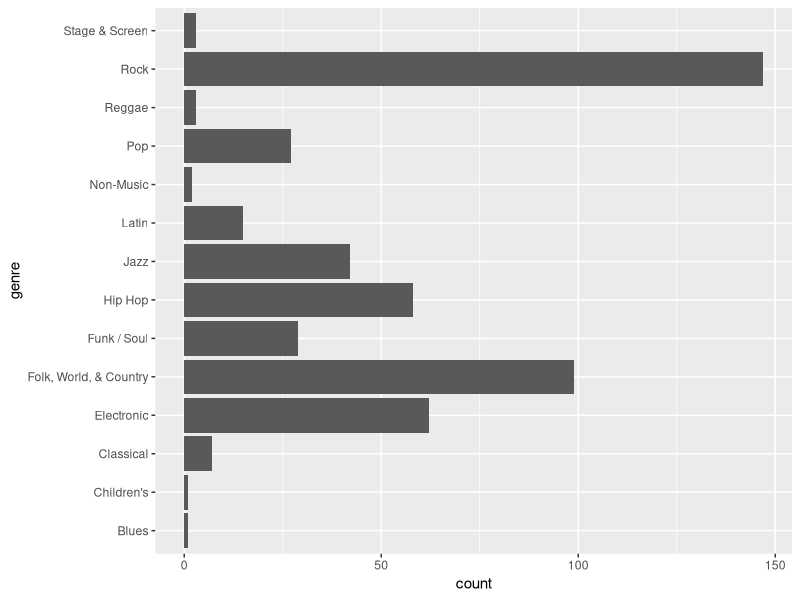
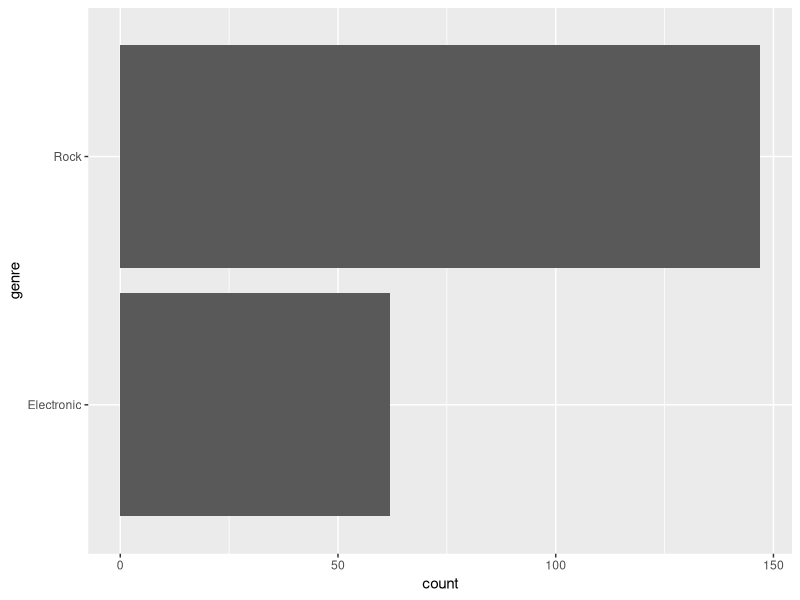
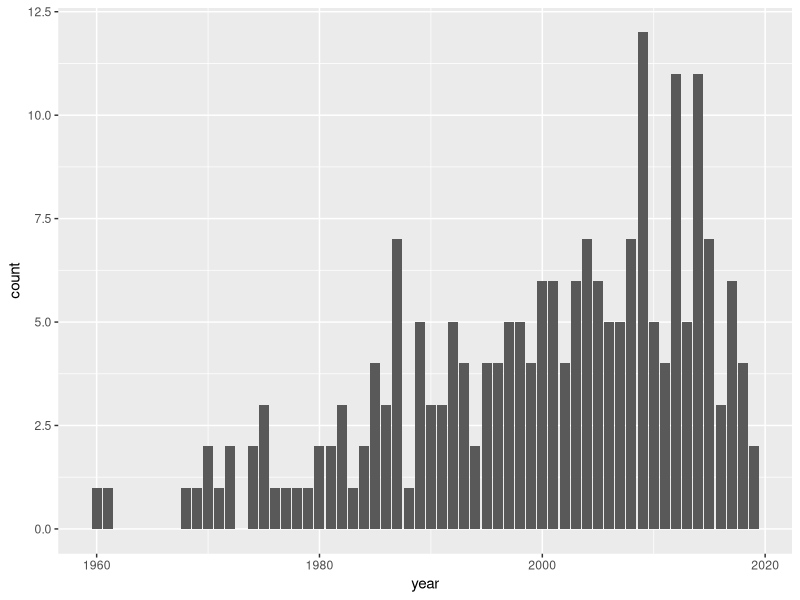
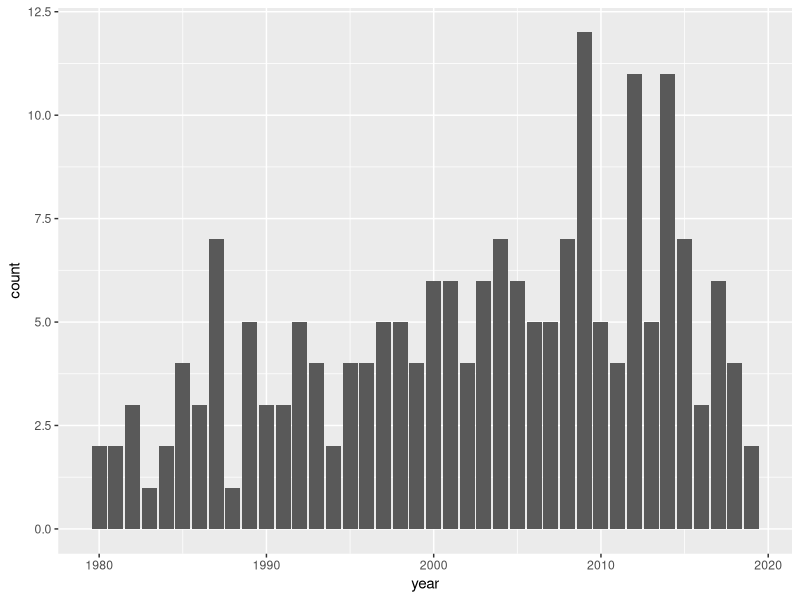

Write the R code that produced these figures, in order.
## ---- chunk 1
knitr::opts_chunk$set(echo = TRUE)
library('tidyverse')
library('dplyr')
## ---- chunk 2
albumCovers <- read_csv('data/album-cover-data.csv')

glimpse(albumCovers)
## ---- chunk 3
colSums(is.na(albumCovers))
clean_dat <- albumCovers %>%
  drop_na()
glimpse(clean_dat)
colSums(is.na(clean_dat))
## ---- chunk 4
clean_dat %>%
  ggplot() +
  geom_bar(aes(x=genre)) +
  coord_flip()
## ---- chunk 5
clean_dat <- filter(clean_dat, genre == 'Rock' | genre == 'Electronic')
## ---- chunk 6
clean_dat %>%
  ggplot() +
  geom_bar(aes(x=genre)) +
  coord_flip()
## ---- chunk 7
clean_dat %>%
  ggplot() +
  geom_bar(aes(x=year))
## ---- chunk 8
clean_dat <- filter(clean_dat, year >= 1980)
clean_dat %>%
  ggplot() +
  geom_bar(aes(x=year))
## ---- chunk 9
clean_dat %>% nrow()

clean_dat %>%
  group_by(artist) %>%
  count() %>%
  nrow()

clean_dat %>%
  group_by(artist) %>%
  count() %>%
  ungroup() %>%
  summarize(
    avg_release = mean(n)
)


## ---- chunk 10
